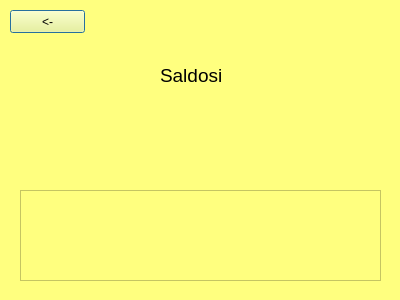
<?xml version="1.0" encoding="UTF-8"?>
<ui version="4.0">
 <class>saldo</class>
 <widget class="QDialog" name="saldo">
  <property name="geometry">
   <rect>
    <x>0</x>
    <y>0</y>
    <width>400</width>
    <height>300</height>
   </rect>
  </property>
  <property name="windowTitle">
   <string>Dialog</string>
  </property>
  <property name="styleSheet">
   <string notr="true">background-color:rgb(255, 255, 127)</string>
  </property>
  <widget class="QLabel" name="label">
   <property name="geometry">
    <rect>
     <x>160</x>
     <y>50</y>
     <width>61</width>
     <height>51</height>
    </rect>
   </property>
   <property name="font">
    <font>
     <pointsize>14</pointsize>
    </font>
   </property>
   <property name="text">
    <string>Saldosi</string>
   </property>
  </widget>
  <widget class="QLabel" name="label_2">
   <property name="geometry">
    <rect>
     <x>30</x>
     <y>100</y>
     <width>71</width>
     <height>51</height>
    </rect>
   </property>
   <property name="font">
    <font>
     <pointsize>14</pointsize>
    </font>
   </property>
   <property name="text">
    <string>&lt;tiedot&gt;</string>
   </property>
  </widget>
  <widget class="QPushButton" name="pushButton">
   <property name="geometry">
    <rect>
     <x>10</x>
     <y>10</y>
     <width>75</width>
     <height>23</height>
    </rect>
   </property>
   <property name="text">
    <string>&lt;-</string>
   </property>
  </widget>
  <widget class="QLabel" name="label_3">
   <property name="geometry">
    <rect>
     <x>30</x>
     <y>140</y>
     <width>71</width>
     <height>51</height>
    </rect>
   </property>
   <property name="font">
    <font>
     <pointsize>14</pointsize>
    </font>
   </property>
   <property name="text">
    <string>&lt;saldo&gt;</string>
   </property>
  </widget>
  <widget class="QTableView" name="tableView">
   <property name="geometry">
    <rect>
     <x>20</x>
     <y>190</y>
     <width>361</width>
     <height>91</height>
    </rect>
   </property>
  </widget>
 </widget>
 <resources/>
 <connections/>
</ui>
